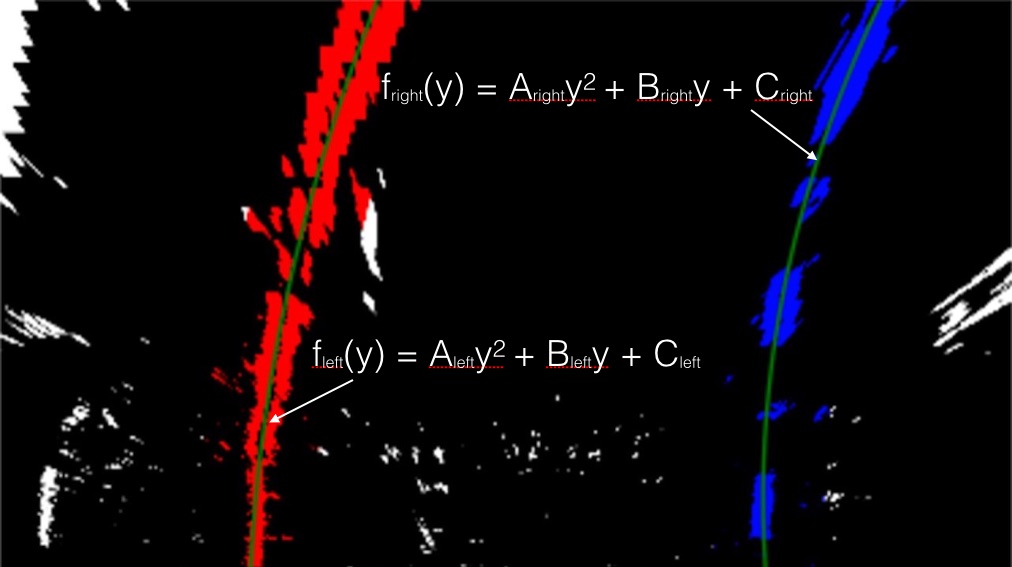
#> input picture examples/color_fit_lines.jpg, 1012 x 567 px; its folder holds only this picture in this run
$ python -i preprocess.py   (imports and definitions only)   (older library calls are emulated)
#> lines starting #> are read from the running program, lines starting #| are printed output that depends on the picture; after the words box and inside, x2 and y2 are one past the last pixel; in counts of white or black regions, pixels touching at a corner belong together
import numpy as np
import cv2
import matplotlib.pyplot as plt
import matplotlib.image as mpimg
import pickle
import warp as w
import camera_cal as cc
import line_finding as lf

# [54 lines left out: functions abs_sobel_thresh, mag_thresh, dir_threshold, not called in this run]

def threshold_pipeline(image):
    R = image[:,:,0]
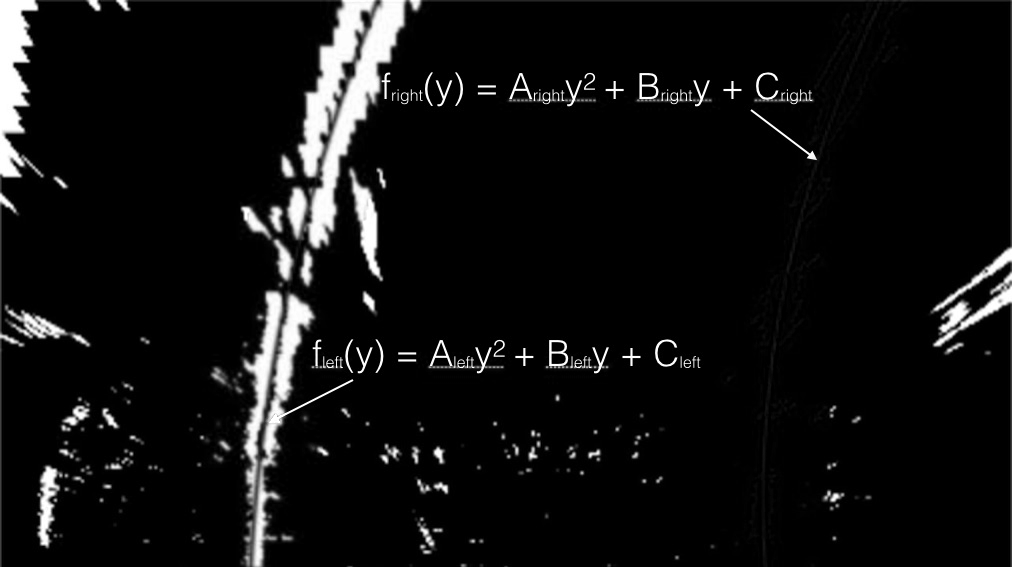
#> R: shape (567, 1012); min 0, max 255, mean 15.7
    thresh = (220, 255)
    binary_R = np.zeros_like(R)
    binary_R[(R > thresh[0]) & (R <= thresh[1])] = 1

    G = image[:,:,1]
    thresh = (220, 255)
    binary_G = np.zeros_like(G)
    binary_G[(G > thresh[0]) & (G <= thresh[1])] = 1


    hls = cv2.cvtColor(image, cv2.COLOR_RGB2HLS)
#> hls: shape (567, 1012, 3); mean of channels 0, 1, 2 15.3, 13.6, 37.6
    L = hls[:,:,1]
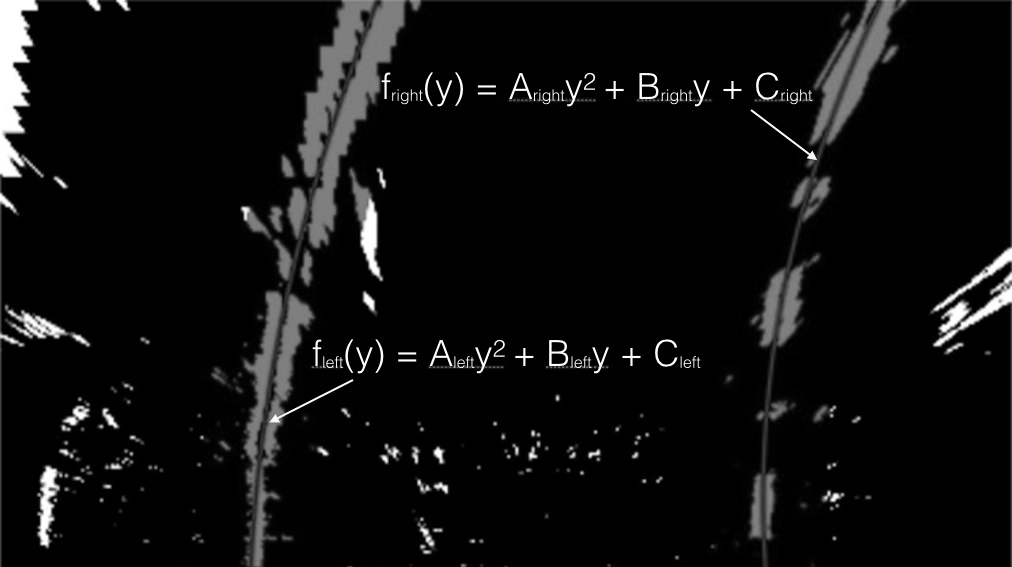
#> L: shape (567, 1012); min 0, max 255, mean 13.6

    thresh = (85, 255)
    binary_L = np.zeros_like(L)
    binary_L[(L > thresh[0]) & (L <= thresh[1])] = 1

    hls = cv2.cvtColor(image, cv2.COLOR_RGB2HLS)
    s_channel = hls[:,:,2]
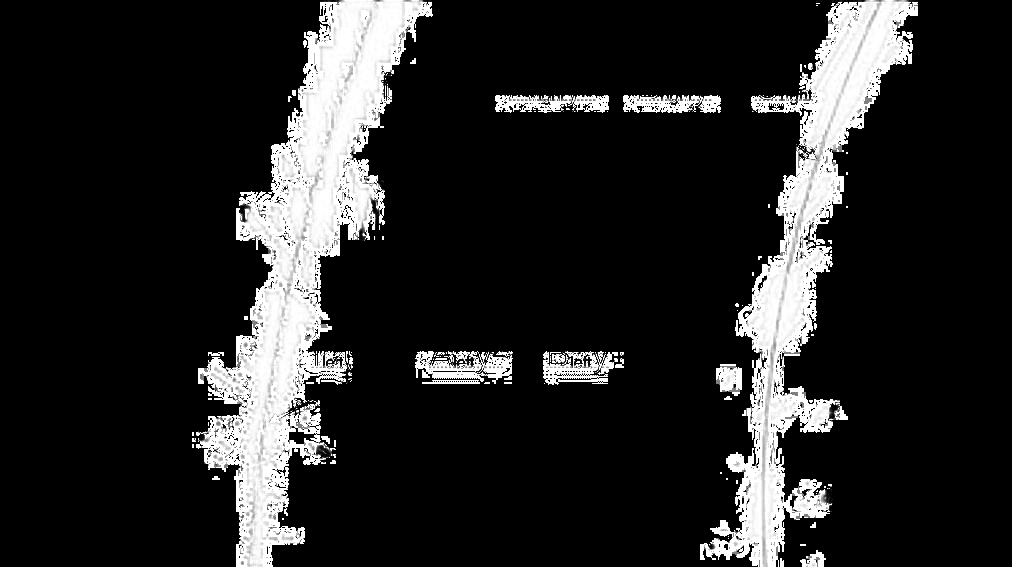
#> s_channel: shape (567, 1012); min 0, max 255, mean 37.6

    # Grayscale image
    # NOTE: we already saw that standard grayscaling lost color information for the lane lines
    # Explore gradients in other colors spaces / color channels to see what might work better
    gray = cv2.cvtColor(image, cv2.COLOR_RGB2GRAY)
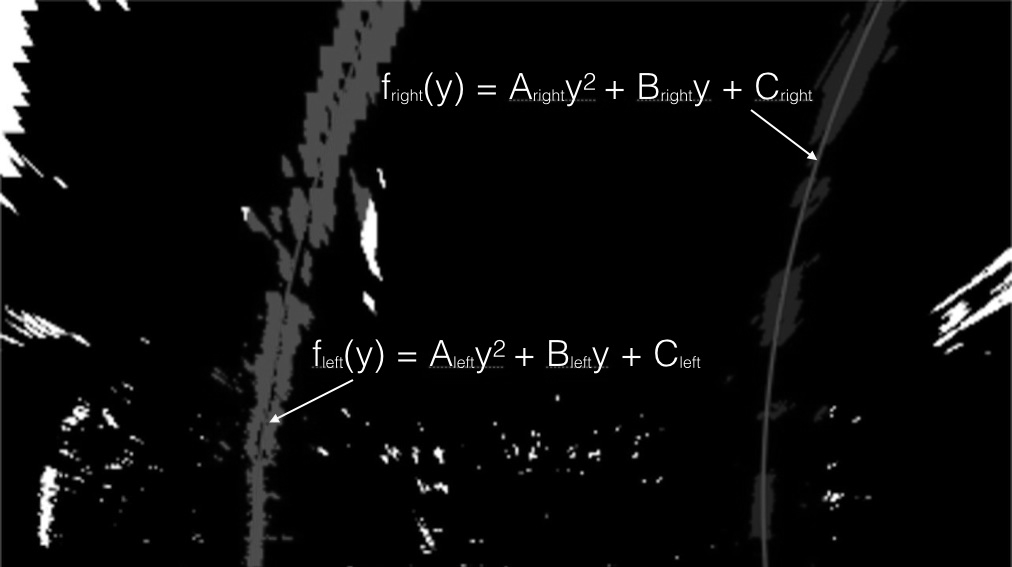
#> gray: shape (567, 1012); min 0, max 255, mean 10.8

    # Sobel x
    sobelx = cv2.Sobel(gray, cv2.CV_64F, 1, 0) # Take the derivative in x
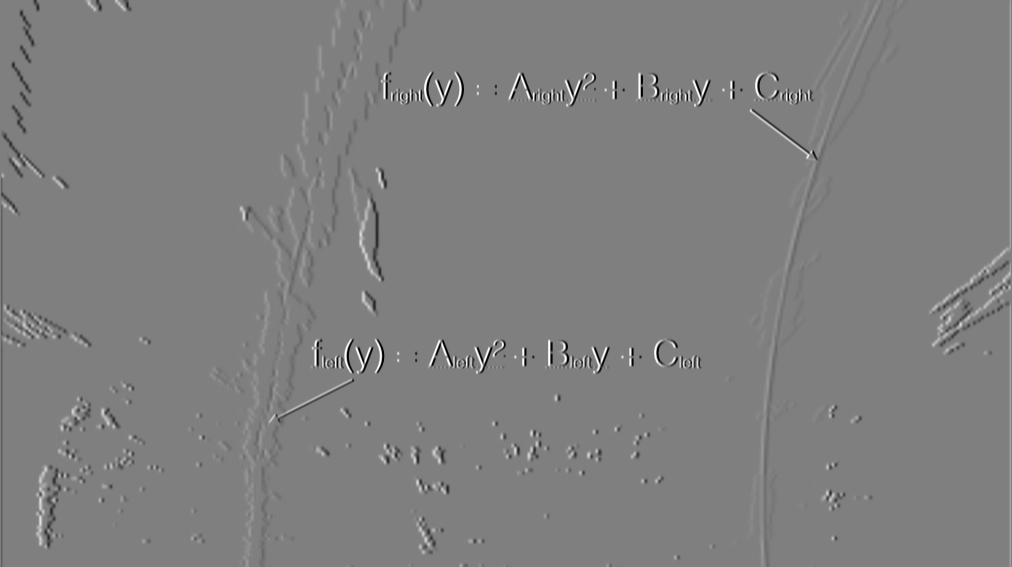
#> sobelx: shape (567, 1012) float64; min -1020, max 1020, mean -0.4; drawn with min black and max white
    abs_sobelx = np.absolute(sobelx) # Absolute x derivative to accentuate lines away from horizontal
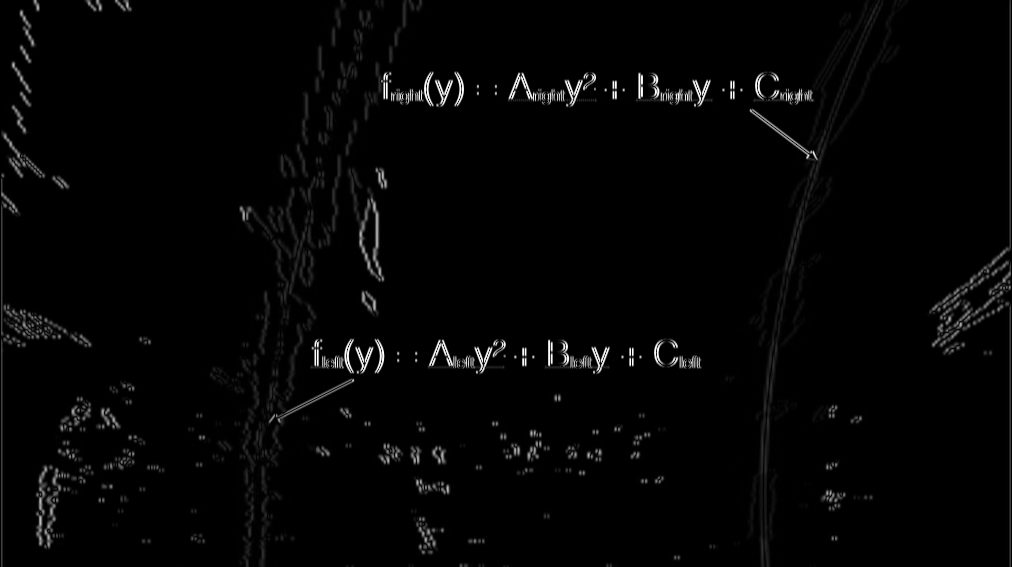
#> abs_sobelx: shape (567, 1012) float64; min 0, max 1020, mean 18.5; drawn with min black and max white
    scaled_sobel = np.uint8(255*abs_sobelx/np.max(abs_sobelx))

    # Threshold x gradient
    thresh_min = 35
    thresh_max = 100
    sxbinary = np.zeros_like(scaled_sobel)
    sxbinary[(scaled_sobel >= thresh_min) & (scaled_sobel <= thresh_max)] = 1

    # Threshold color channel
    s_thresh_min = 170
    s_thresh_max = 255
    s_binary = np.zeros_like(s_channel)
    s_binary[(s_channel >= s_thresh_min) & (s_channel <= s_thresh_max)] = 1

    # Combine the two binary thresholds
    combined = np.zeros_like(sxbinary)
    combined[(s_binary == 1) | (sxbinary == 1) | ((binary_G==1) & (binary_R==1))] = 1
    combined=combined*binary_L
    return combined

>>> import cv2
>>> picture = cv2.cvtColor(cv2.imread('examples/color_fit_lines.jpg'), cv2.COLOR_BGR2RGB)
>>> result = threshold_pipeline(picture)
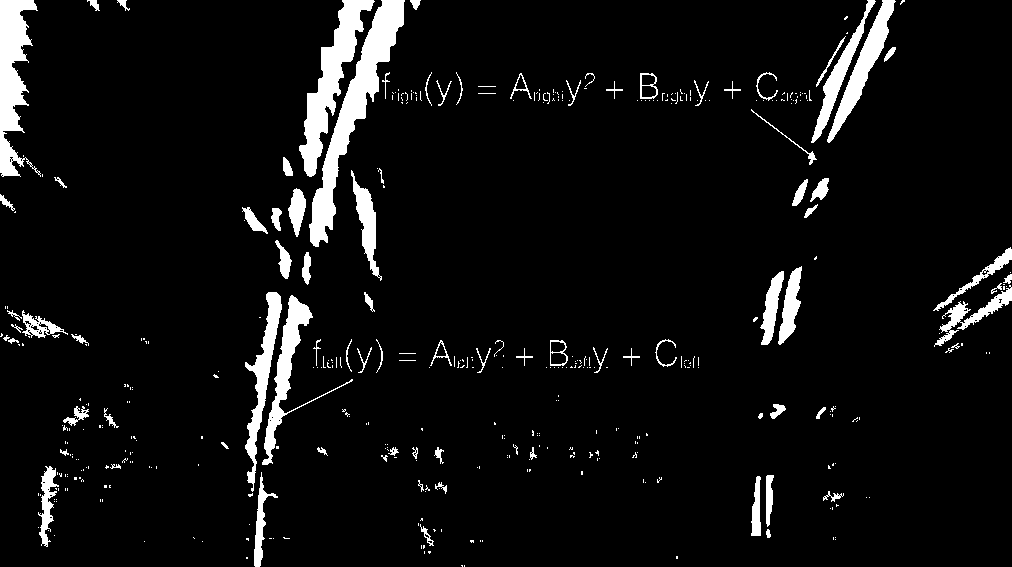
#> result: shape (567, 1012); values 0 (black) and 1 (white), 6.2% white; 438 white regions (351 under 20 px), largest, box (x1, y1, x2, y2) and area: (309, 0, 405, 247) 5435, (299, 0, 375, 177) 3950, (0, 0, 41, 177) 3708
